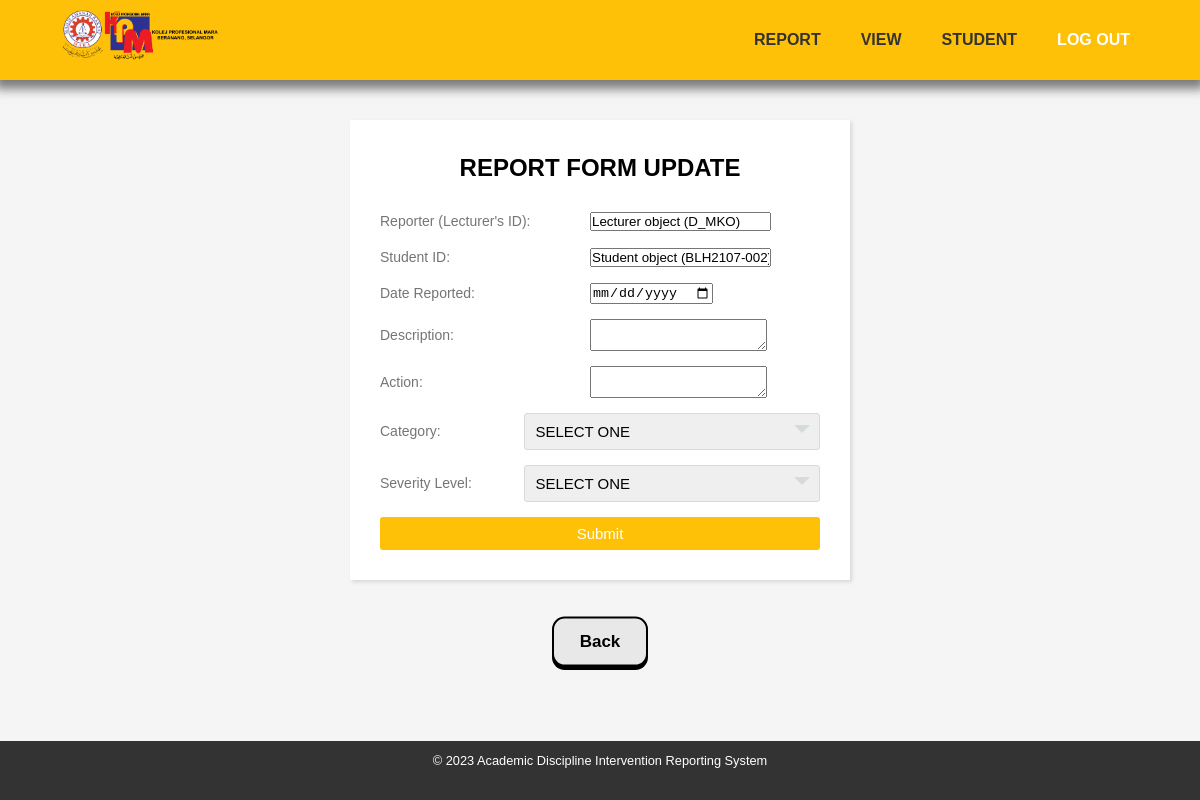
Screenshot of /intervention/A_AAA/intervention_list/update_intervention/28 with the database file from the repository.
### Intervention/models.py (models this page shows)
class Intervention(models.Model):
    int_id = models.AutoField(primary_key=True)
    int_stud_id = models.ForeignKey(Student, on_delete = models.CASCADE)
    int_lect_id = models.ForeignKey(Lecturer, on_delete = models.CASCADE)
    date_report = models.DateField()
    description = models.TextField()
    action = models.TextField()
    category = models.TextField()
    int_sev_id = models.ForeignKey(Severity, on_delete=models.CASCADE)

class Lecturer(models.Model):
    lect_id = models.CharField(max_length=5, primary_key = True)
    lect_name = models.TextField()
    lect_email = models.TextField()
    department = models.CharField(max_length=3)
    password = models.TextField(default='null')

class Student(models.Model):
    stud_id = models.CharField(max_length=12, primary_key = True)
    stud_name = models.TextField()
    stud_phone = models.CharField(max_length=12)
    course = models.CharField(max_length=4)
    mentor = models.ForeignKey(Lecturer, on_delete = models.CASCADE)

### Intervention/views.py (the view)
# urls.py: path("<str:lect_id>/intervention_list/update_intervention/<str:int_id>",
def update_intervention(request, lect_id, int_id):
    data = Intervention.objects.get(int_id=int_id)
    if not data:
        return redirect("intervention_list")
    context = {
        "data": data,
        "lect_id": lect_id
    }
    return render(request, "update_intervention.html", context)

### Intervention/templates/update_intervention.html (shortened to what this page needs)
<!DOCTYPE html>
<html lang="en">
<head>
</head>
<body>
    <header>
        <nav>
            <div class="logo">
                {% load static %} <img src="{% static "Intervention/media/logoKPM.png" %}" alt="logo" />
            </div>
            <ul>
                <li><a href>REPORT</a></li>
                <li><a href>VIEW</a></li>
                <li><a href=>STUDENT</a></li>
                <li><span><a href="{% url 'logout' %}">LOG OUT</a></span></li>
            </ul>
        </nav>
    </header>
    <form action="save_update_intervention/{{data.int_id}}" method="post">
        <div class="wrapper">
            <div class="title">
                Report Form Update
            </div>
            <div class="form">
                <div class="inputfield">
                    <label for="int_lect_id">Reporter (Lecturer's ID):</label>
                    <input type="text" value="{{data.int_lect_id}}" id="int_lect_id" name="int_lect_id" required>
                </div>
                <div class="inputfield">
                    <label for="int_stud_id">Student ID:</label>
                    <input type="text" value="{{data.int_stud_id}}" id="int_stud_id" name="int_stud_id" required>
                </div>
                <div class="inputfield">
                    <label for="date_report">Date Reported:</label>
                    <input type="date" value="{{data.date_report}}" id="date_report" name="date_report" required>
                </div>
                <div class="inputfield">
                    <label for="description">Description:</label>
                    <textarea id="description" name="description" required></textarea>
                </div>
                <div class="inputfield">
                    <label for="action">Action:</label>
                    <textarea id="action" name="action" required></textarea>
                </div>
                <div class="inputfield">
                    <label for="category">Category:</label>
                    <div class="custom_select">
                        <select name="category" id="category" required>
                            <option value="">SELECT ONE</option>
                        </select>
                    </div>
                </div>
                <div class="inputfield">
                    <label for="int_sev_id">Severity Level:</label>
                    <div class="custom_select">
                        <select name="int_sev_id" id="int_sev_id" required>
                            <option value="">SELECT ONE</option>
                        </select>
                    </div>
                </div>
                <div class="inputfield">
                    <input type="submit" value="Submit" class="btn">
                </div>
            </div>
        </div>
    </form>
    <center><button onclick="goBack()"><span class="button_top">Back</span></button></center>
    <footer>
        <p>&copy; 2023 Academic Discipline Intervention Reporting System</p>
    </footer>
</body>
</html>

### Intervention/templates/update_intervention.html (style rules this page uses)
* { margin: 0; padding: 0; box-sizing: border-box; }
body { margin: 0; padding: 0; font-family: Arial, sans-serif; font-size: 16px; line-height: 1.5; color: #333; background-color: #f5f5f5; }
header { background-color: #ffc107; padding: 0 10px; box-shadow: 0 4px 10px 5px rgba(0, 0, 0, 0.5); }
nav { display: flex; justify-content: space-between; align-items: center; padding-right: 30px; }
.logo { font-size: 1.5rem; padding: 10px; padding-left: 50px; }
.logo img { height: 50px; }
ul { display: flex; list-style: none; margin: 0; padding: 0; }
nav ul li a { display: block; padding: 10px; padding-right: 30px; color: #333; text-decoration: none; transition: background-color 0.3s ease; font-size: 16px; font-weight: bolder; }
nav ul li span a { display: block; padding: 10px; padding-right: 30px; color: #ffffff; text-decoration: none; transition: background-color 0.3s ease; font-size: 16px; font-weight: bolder; }
p { margin-bottom: 20px; }
footer { background-color: #333; color: #fff; text-align: center; padding: 10px; font-size: 0.8rem; left: 0; bottom: 0; width: 100%; position: fixed; }
.wrapper { max-width: 500px; width: 100%; background: #fff; margin: 40px auto; box-shadow: 2px 2px 4px rgba(0, 0, 0, 0.125); padding: 30px; }
.wrapper .title { font-size: 24px; font-weight: 700; margin-bottom: 25px; color: #000000; text-transform: uppercase; text-align: center; }
.wrapper .form { width: 100%; }
.wrapper .form .inputfield { margin-bottom: 15px; display: flex; align-items: center; }
.wrapper .form .inputfield label { width: 200px; color: #757575; margin-right: 10px; font-size: 14px; }
.wrapper .form .inputfield .custom_select { position: relative; width: 100%; height: 37px; }
.wrapper .form .inputfield .custom_select:before { content: ""; position: absolute; top: 12px; right: 10px; border: 8px solid; border-color: #d5dbd9 transparent transparent transparent; pointer-events: none; }
.wrapper .form .inputfield .custom_select select { -webkit-appearance: none; -moz-appearance: none; appearance: none; outline: none; width: 100%; height: 100%; border: 0px; padding: 8px 10px; font-size: 15px; border: 1px solid #d5dbd9; border-radius: 3px; }
.wrapper .form .inputfield .btn { width: 100%; padding: 8px 10px; font-size: 15px; border: 0px; background: #fec107; color: #fff; cursor: pointer; border-radius: 3px; outline: none; }
.wrapper .form .inputfield:last-child { margin-bottom: 0; }
button { --button_radius: 0.75em; --button_color: #e8e8e8; --button_outline_color: #000000; font-size: 17px; font-weight: bold; border: none; border-radius: var(--button_radius); background: var(--button_outline_color); }
.button_top { display: block; box-sizing: border-box; border: 2px solid var(--button_outline_color); border-radius: var(--button_radius); padding: 0.75em 1.5em; background: var(--button_color); color: var(--button_outline_color); transform: translateY(-0.2em); transition: transform 0.1s ease; }

### rows the page displays
Intervention: int_lect_id "Lecturer object (D_MKO)", int_stud_id "Student object (BLH2107-002)"
